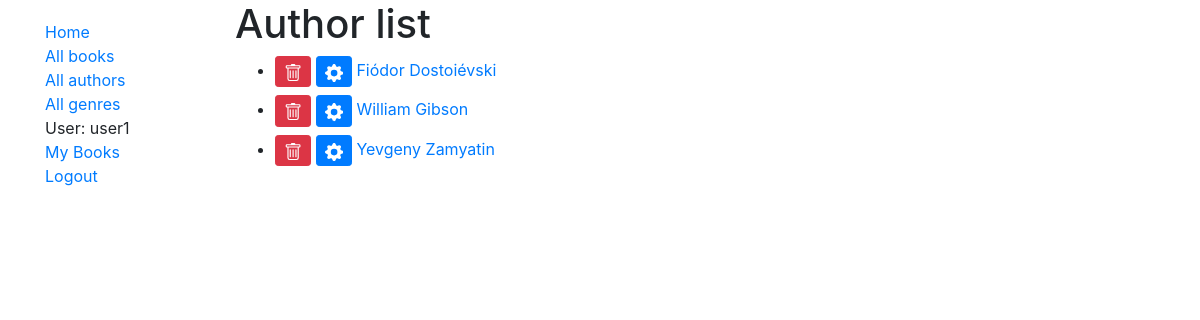
/catalog/authors/ (signed in), run on the app's committed database.
### catalog/models.py (models this page shows, shortened)
class Author(models.Model):
    first_name = models.CharField(max_length=100)
    last_name = models.CharField(max_length=100)
    date_of_birth = models.DateField(null=True, blank=True)
    date_of_death = models.DateField('Date of Death', null=True, blank=True)
    class Meta:
        ordering = ['last_name', 'first_name']
    def get_absolute_url(self):
        return reverse('author-detail', args=[str(self.id)])
    def get_update_url(self):
        return reverse('author_update', args=[str(self.id)])
    def get_delete_url(self):
        return reverse('author_delete', args=[str(self.id)])

### catalog/views.py (the view)
# urls.py: path('authors/', views.AuthorListView.as_view(), name='authors'),
class AuthorListView(LoginRequiredMixin, generic.ListView):
    model = Author

### catalog/templates/catalog/author_list.html (shortened to what this page needs)
{% extends "base_generic.html" %}
{% block content %}
  <h1>Author list</h1>
  {% if author_list %}
  <ul>
    {% for author in author_list %}
      <li class="my-2">
        <a class="btn btn-sm btn-danger" href="{{ author.get_delete_url }}">
        </a>
        <a class="btn btn-sm btn-primary" href="{{ author.get_update_url }}">
        </a>
        <a href="{{ author.get_absolute_url }}">{{ author.first_name }} {{ author.last_name }}</a>
      </li>
    {% endfor %}
  </ul>
  {% else %}
    <p>There are no authors in the catalog.</p>
  {% endif %}
{% endblock %}

### catalog/templates/base_generic.html (shortened to what this page needs)
<!doctype html>
<html lang="en">
  <head>
    <link rel="stylesheet" href="https://stackpath.bootstrapcdn.com/bootstrap/4.3.1/css/bootstrap.min.css">
    {% load static %}
    <link rel="stylesheet" href="{% static 'css/styles.css' %}">
  </head>
  <body>
    <section class="container">
      <div class="row">
        <div class="col-sm-2">
        {% block sidebar %}
          <ul class="sidebar-nav">
            <li><a href="{% url 'index' %}">Home</a></li>
            <li><a href="{% url 'books' %}">All books</a></li>
            <li><a href="{% url 'authors' %}">All authors</a></li>
            <li><a href="{% url 'genres' %}">All genres</a></li>
            {% if user.is_authenticated %}
              <li>User: {{ user.get_username }}</li>
              <li><a href="{% url 'my-owned' %}">My Books</a></li>
              <li><a href="{% url 'logout'%}?next={{request.path}}">Logout</a></li>
            {% else %}
              <li><a href="{% url 'login'%}?next={{request.path}}">Login</a></li>
            {% endif %}
          </ul>
        {% endblock %}
        </div>
        <div class="col-sm-10">{% block content %}{% endblock %}</div>
      </div>
    </section>
  </body>
</html>

### catalog/static/css/styles.css (style rules this page uses)
.sidebar-nav { margin-top: 20px; padding: 0; list-style: none; }

### data on the page
Author: first_name "Fiódor", last_name "Dostoiévski"
Author: first_name "William", last_name "Gibson"
Author: first_name "Yevgeny", last_name "Zamyatin"

### other printed values
{{ user.get_username }} "user1"
